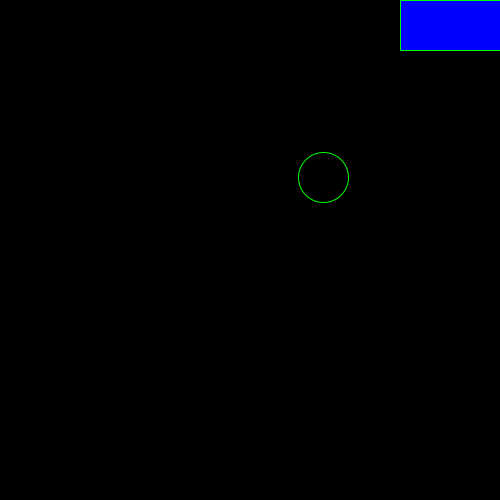
Frame 1 (no input)
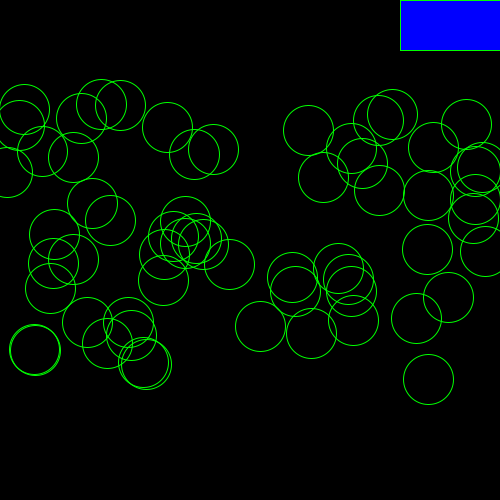
Frame 60 (the mouse pressed at the canvas centre just before this capture)
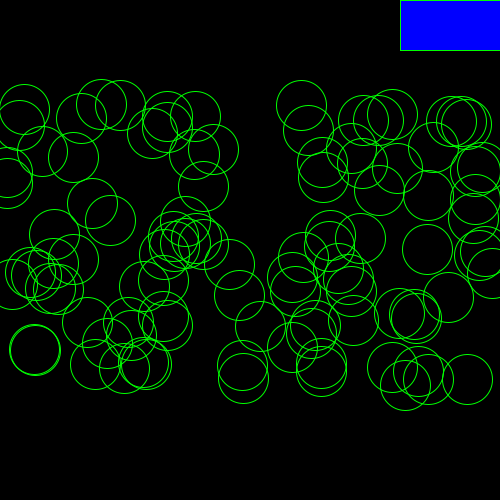
Frame 120 (the mouse held since frame 60 and released just before this capture)

The Processing sketch that drew these frames (run headless with seeded random() and noise(); from frame 60 on, the mouse is pressed at the canvas centre):

// Processing sketch: condicional3
// ── condicional3.pde
float  ubicX, ubicY;
int cuenta;
void setup() {
  size(500, 500);
  background(0);
}
void draw() {
  ubicX = random(width);
  ubicY = random(100, 400);
  stroke(0, 255, 0);
  noFill();
  if (cuenta<100) {
    ellipse(ubicX, ubicY, 50, 50);
    cuenta = cuenta+1;
  }

  println(cuenta);
  fill(0, 0, 255);
  rect(400, 0, 100, 50);
}
void mousePressed() {
  if (mouseX >=400 && mouseX<=width && mouseY>=0 && mouseY<= 50 ) {
    background(0);
    cuenta = 0;
  }
}
